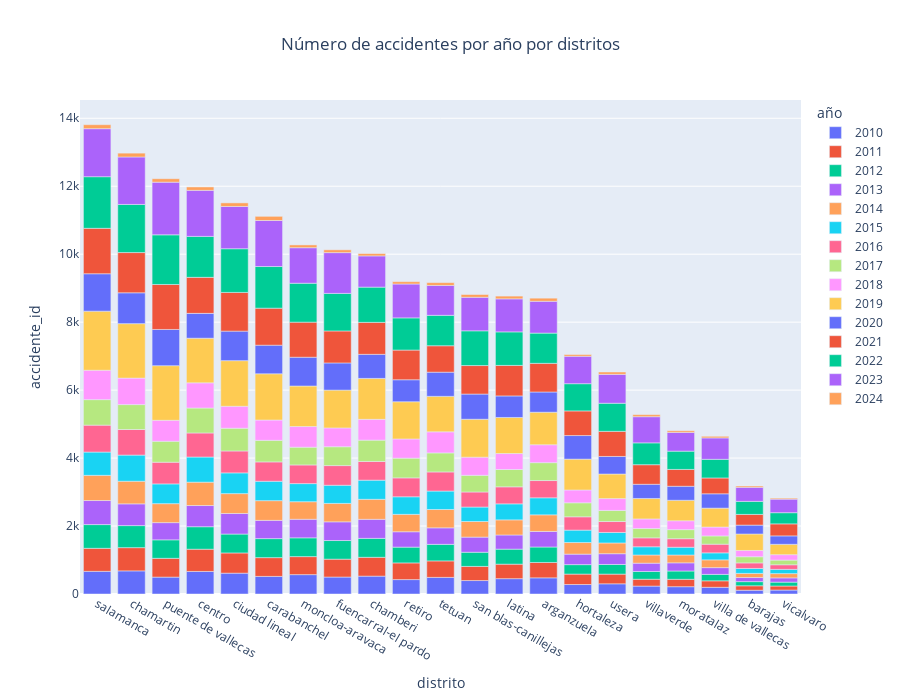

Notebook cell for this chart:
### Code cell
fig = px.bar(n_accidentes_distrito_año,
             x      = 'distrito',
             y      = 'accidente_id',  
             color  = 'año',
             title  = 'Número de accidentes por año por distritos',
             height = 700
            )
fig.update_layout(xaxis = {'categoryorder' : 'total descending'}, title_x=0.5)
fig.show()

### Figure 1 — Plotly figure (JSON) as saved in the notebook; plotly's stock layout.template omitted (floating-point values rounded to 4 significant figures)
{"data": [{"alignmentgroup": "True", "hovertemplate": "año=2010<br>distrito=%{x}<br>accidente_id=%{y}<extra></extra>", "legendgroup": "2010", "marker": {"color": "#636efa", "pattern": {"shape": ""}}, "name": "2010", "offsetgroup": "2010", "orientation": "v", "showlegend": true, "textposition": "auto", "type": "bar", "x": ["arganzuela", "barajas", "carabanchel", "centro", "chamartin", "chamberi", "ciudad lineal", "fuencarral-el pardo", "hortaleza", "latina", "moncloa-aravaca", "moratalaz", "puente de vallecas", "retiro", "salamanca", "san blas-canillejas", "tetuan", "usera", "vicalvaro", "villa de vallecas", "villaverde"], "xaxis": "x", "y": [476, 111, 518, 664, 680, 526, 613, 499, 279, 451, 570, 215, 497, 424, 667, 396, 489, 300, 116, 197, 233], "yaxis": "y"}, {"alignmentgroup": "True", "hovertemplate": "año=2011<br>distrito=%{x}<br>accidente_id=%{y}<extra></extra>", "legendgroup": "2011", "marker": {"color": "#EF553B", "pattern": {"shape": ""}}, "name": "2011", "offsetgroup": "2011", "orientation": "v", "showlegend": true, "textposition": "auto", "type": "bar", "x": ["arganzuela", "barajas", "carabanchel", "centro", "chamartin", "chamberi", "ciudad lineal", "fuencarral-el pardo", "hortaleza", "latina", "moncloa-aravaca", "moratalaz", "puente de vallecas", "retiro", "salamanca", "san blas-canillejas", "tetuan", "usera", "vicalvaro", "villa de vallecas", "villaverde"], "xaxis": "x", "y": [452, 131, 552, 654, 684, 554, 595, 526, 307, 427, 530, 218, 553, 491, 678, 416, 485, 285, 119, 191, 202], "yaxis": "y"}, {"alignmentgroup": "True", "hovertemplate": "año=2012<br>distrito=%{x}<br>accidente_id=%{y}<extra></extra>", "legendgroup": "2012", "marker": {"color": "#00cc96", "pattern": {"shape": ""}}, "name": "2012", "offsetgroup": "2012", "orientation": "v", "showlegend": true, "textposition": "auto", "type": "bar", "x": ["arganzuela", "barajas", "carabanchel", "centro", "chamartin", "chamberi", "ciudad lineal", "fuencarral-el pardo", "hortaleza", "latina", "moncloa-aravaca", "moratalaz", "puente de vallecas", "retiro", "salamanca", "san blas-canillejas", "tetuan", "usera", "vicalvaro", "villa de vallecas", "villaverde"], "xaxis": "x", "y": [455, 122, 560, 662, 649, 557, 556, 549, 278, 442, 553, 244, 544, 464, 698, 417, 487, 284, 114, 189, 228], "yaxis": "y"}, {"alignmentgroup": "True", "hovertemplate": "año=2013<br>distrito=%{x}<br>accidente_id=%{y}<extra></extra>", "legendgroup": "2013", "marker": {"color": "#ab63fa", "pattern": {"shape": ""}}, "name": "2013", "offsetgroup": "2013", "orientation": "v", "showlegend": true, "textposition": "auto", "type": "bar", "x": ["arganzuela", "barajas", "carabanchel", "centro", "chamartin", "chamberi", "ciudad lineal", "fuencarral-el pardo", "hortaleza", "latina", "moncloa-aravaca", "moratalaz", "puente de vallecas", "retiro", "salamanca", "san blas-canillejas", "tetuan", "usera", "vicalvaro", "villa de vallecas", "villaverde"], "xaxis": "x", "y": [458, 121, 537, 624, 640, 561, 606, 550, 309, 417, 546, 240, 506, 453, 708, 445, 486, 317, 125, 199, 244], "yaxis": "y"}, {"alignmentgroup": "True", "hovertemplate": "año=2014<br>distrito=%{x}<br>accidente_id=%{y}<extra></extra>", "legendgroup": "2014", "marker": {"color": "#FFA15A", "pattern": {"shape": ""}}, "name": "2014", "offsetgroup": "2014", "orientation": "v", "showlegend": true, "textposition": "auto", "type": "bar", "x": ["arganzuela", "barajas", "carabanchel", "centro", "chamartin", "chamberi", "ciudad lineal", "fuencarral-el pardo", "hortaleza", "latina", "moncloa-aravaca", "moratalaz", "puente de vallecas", "retiro", "salamanca", "san blas-canillejas", "tetuan", "usera", "vicalvaro", "villa de vallecas", "villaverde"], "xaxis": "x", "y": [489, 121, 580, 687, 666, 589, 584, 542, 342, 445, 517, 231, 559, 512, 741, 460, 540, 316, 126, 229, 241], "yaxis": "y"}, {"alignmentgroup": "True", "hovertemplate": "año=2015<br>distrito=%{x}<br>accidente_id=%{y}<extra></extra>", "legendgroup": "2015", "marker": {"color": "#19d3f3", "pattern": {"shape": ""}}, "name": "2015", "offsetgroup": "2015", "orientation": "v", "showlegend": true, "textposition": "auto", "type": "bar", "x": ["arganzuela", "barajas", "carabanchel", "centro", "chamartin", "chamberi", "ciudad lineal", "fuencarral-el pardo", "hortaleza", "latina", "moncloa-aravaca", "moratalaz", "puente de vallecas", "retiro", "salamanca", "san blas-canillejas", "tetuan", "usera", "vicalvaro", "villa de vallecas", "villaverde"], "xaxis": "x", "y": [501, 146, 571, 740, 769, 563, 610, 534, 365, 471, 533, 228, 581, 517, 685, 425, 543, 309, 125, 206, 242], "yaxis": "y"}, {"alignmentgroup": "True", "hovertemplate": "año=2016<br>distrito=%{x}<br>accidente_id=%{y}<extra></extra>", "legendgroup": "2016", "marker": {"color": "#FF6692", "pattern": {"shape": ""}}, "name": "2016", "offsetgroup": "2016", "orientation": "v", "showlegend": true, "textposition": "auto", "type": "bar", "x": ["arganzuela", "barajas", "carabanchel", "centro", "chamartin", "chamberi", "ciudad lineal", "fuencarral-el pardo", "hortaleza", "latina", "moncloa-aravaca", "moratalaz", "puente de vallecas", "retiro", "salamanca", "san blas-canillejas", "tetuan", "usera", "vicalvaro", "villa de vallecas", "villaverde"], "xaxis": "x", "y": [508, 163, 569, 708, 753, 550, 645, 579, 392, 501, 549, 251, 638, 556, 792, 443, 562, 322, 135, 255, 262], "yaxis": "y"}, {"alignmentgroup": "True", "hovertemplate": "año=2017<br>distrito=%{x}<br>accidente_id=%{y}<extra></extra>", "legendgroup": "2017", "marker": {"color": "#B6E880", "pattern": {"shape": ""}}, "name": "2017", "offsetgroup": "2017", "orientation": "v", "showlegend": true, "textposition": "auto", "type": "bar", "x": ["arganzuela", "barajas", "carabanchel", "centro", "chamartin", "chamberi", "ciudad lineal", "fuencarral-el pardo", "hortaleza", "latina", "moncloa-aravaca", "moratalaz", "puente de vallecas", "retiro", "salamanca", "san blas-canillejas", "tetuan", "usera", "vicalvaro", "villa de vallecas", "villaverde"], "xaxis": "x", "y": [526, 182, 636, 734, 733, 628, 669, 555, 412, 510, 522, 267, 617, 581, 751, 490, 560, 326, 138, 243, 275], "yaxis": "y"}, {"alignmentgroup": "True", "hovertemplate": "año=2018<br>distrito=%{x}<br>accidente_id=%{y}<extra></extra>", "legendgroup": "2018", "marker": {"color": "#FF97FF", "pattern": {"shape": ""}}, "name": "2018", "offsetgroup": "2018", "orientation": "v", "showlegend": true, "textposition": "auto", "type": "bar", "x": ["arganzuela", "barajas", "carabanchel", "centro", "chamartin", "chamberi", "ciudad lineal", "fuencarral-el pardo", "hortaleza", "latina", "moncloa-aravaca", "moratalaz", "puente de vallecas", "retiro", "salamanca", "san blas-canillejas", "tetuan", "usera", "vicalvaro", "villa de vallecas", "villaverde"], "xaxis": "x", "y": [527, 184, 597, 741, 780, 612, 647, 554, 377, 469, 608, 261, 617, 565, 865, 535, 620, 349, 159, 262, 282], "yaxis": "y"}, {"alignmentgroup": "True", "hovertemplate": "año=2019<br>distrito=%{x}<br>accidente_id=%{y}<extra></extra>", "legendgroup": "2019", "marker": {"color": "#FECB52", "pattern": {"shape": ""}}, "name": "2019", "offsetgroup": "2019", "orientation": "v", "showlegend": true, "textposition": "auto", "type": "bar", "x": ["arganzuela", "barajas", "carabanchel", "centro", "chamartin", "chamberi", "ciudad lineal", "fuencarral-el pardo", "hortaleza", "latina", "moncloa-aravaca", "moratalaz", "puente de vallecas", "retiro", "salamanca", "san blas-canillejas", "tetuan", "usera", "vicalvaro", "villa de vallecas", "villaverde"], "xaxis": "x", "y": [958, 485, 1361, 1314, 1602, 1205, 1342, 1112, 908, 1062, 1193, 603, 1608, 1095, 1739, 1116, 1045, 723, 305, 556, 602], "yaxis": "y"}, {"alignmentgroup": "True", "hovertemplate": "año=2020<br>distrito=%{x}<br>accidente_id=%{y}<extra></extra>", "legendgroup": "2020", "marker": {"color": "#636efa", "pattern": {"shape": ""}}, "name": "2020", "offsetgroup": "2020", "orientation": "v", "showlegend": true, "textposition": "auto", "type": "bar", "x": ["arganzuela", "barajas", "carabanchel", "centro", "chamartin", "chamberi", "ciudad lineal", "fuencarral-el pardo", "hortaleza", "latina", "moncloa-aravaca", "moratalaz", "puente de vallecas", "retiro", "salamanca", "san blas-canillejas", "tetuan", "usera", "vicalvaro", "villa de vallecas", "villaverde"], "xaxis": "x", "y": [595, 261, 841, 731, 908, 708, 869, 800, 694, 634, 847, 413, 1065, 647, 1101, 741, 711, 517, 248, 422, 418], "yaxis": "y"}, {"alignmentgroup": "True", "hovertemplate": "año=2021<br>distrito=%{x}<br>accidente_id=%{y}<extra></extra>", "legendgroup": "2021", "marker": {"color": "#EF553B", "pattern": {"shape": ""}}, "name": "2021", "offsetgroup": "2021", "orientation": "v", "showlegend": true, "textposition": "auto", "type": "bar", "x": ["arganzuela", "barajas", "carabanchel", "centro", "chamartin", "chamberi", "ciudad lineal", "fuencarral-el pardo", "hortaleza", "latina", "moncloa-aravaca", "moratalaz", "puente de vallecas", "retiro", "salamanca", "san blas-canillejas", "tetuan", "usera", "vicalvaro", "villa de vallecas", "villaverde"], "xaxis": "x", "y": [843, 315, 1090, 1060, 1184, 941, 1139, 942, 725, 898, 1032, 495, 1324, 874, 1337, 839, 778, 739, 354, 466, 576], "yaxis": "y"}, {"alignmentgroup": "True", "hovertemplate": "año=2022<br>distrito=%{x}<br>accidente_id=%{y}<extra></extra>", "legendgroup": "2022", "marker": {"color": "#00cc96", "pattern": {"shape": ""}}, "name": "2022", "offsetgroup": "2022", "orientation": "v", "showlegend": true, "textposition": "auto", "type": "bar", "x": ["arganzuela", "barajas", "carabanchel", "centro", "chamartin", "chamberi", "ciudad lineal", "fuencarral-el pardo", "hortaleza", "latina", "moncloa-aravaca", "moratalaz", "puente de vallecas", "retiro", "salamanca", "san blas-canillejas", "tetuan", "usera", "vicalvaro", "villa de vallecas", "villaverde"], "xaxis": "x", "y": [890, 384, 1225, 1205, 1416, 1037, 1286, 1105, 801, 987, 1146, 538, 1461, 947, 1519, 1022, 895, 827, 329, 549, 643], "yaxis": "y"}, {"alignmentgroup": "True", "hovertemplate": "año=2023<br>distrito=%{x}<br>accidente_id=%{y}<extra></extra>", "legendgroup": "2023", "marker": {"color": "#ab63fa", "pattern": {"shape": ""}}, "name": "2023", "offsetgroup": "2023", "orientation": "v", "showlegend": true, "textposition": "auto", "type": "bar", "x": ["arganzuela", "barajas", "carabanchel", "centro", "chamartin", "chamberi", "ciudad lineal", "fuencarral-el pardo", "hortaleza", "latina", "moncloa-aravaca", "moratalaz", "puente de vallecas", "retiro", "salamanca", "san blas-canillejas", "tetuan", "usera", "vicalvaro", "villa de vallecas", "villaverde"], "xaxis": "x", "y": [936, 414, 1355, 1355, 1397, 919, 1244, 1199, 808, 972, 1045, 551, 1550, 997, 1413, 987, 880, 849, 399, 630, 770], "yaxis": "y"}, {"alignmentgroup": "True", "hovertemplate": "año=2024<br>distrito=%{x}<br>accidente_id=%{y}<extra></extra>", "legendgroup": "2024", "marker": {"color": "#FFA15A", "pattern": {"shape": ""}}, "name": "2024", "offsetgroup": "2024", "orientation": "v", "showlegend": true, "textposition": "auto", "type": "bar", "x": ["arganzuela", "barajas", "carabanchel", "centro", "chamartin", "chamberi", "ciudad lineal", "fuencarral-el pardo", "hortaleza", "latina", "moncloa-aravaca", "moratalaz", "puente de vallecas", "retiro", "salamanca", "san blas-canillejas", "tetuan", "usera", "vicalvaro", "villa de vallecas", "villaverde"], "xaxis": "x", "y": [92, 38, 122, 100, 113, 69, 105, 83, 51, 81, 82, 49, 101, 69, 117, 82, 82, 70, 29, 47, 60], "yaxis": "y"}], "layout": {"barmode": "relative", "height": 700, "legend": {"title": {"text": "año"}, "tracegroupgap": 0}, "title": {"text": "Número de accidentes por año por distritos", "x": 0.5}, "xaxis": {"anchor": "y", "categoryorder": "total descending", "domain": [0, 1], "title": {"text": "distrito"}}, "yaxis": {"anchor": "x", "domain": [0, 1], "title": {"text": "accidente_id"}}}}
